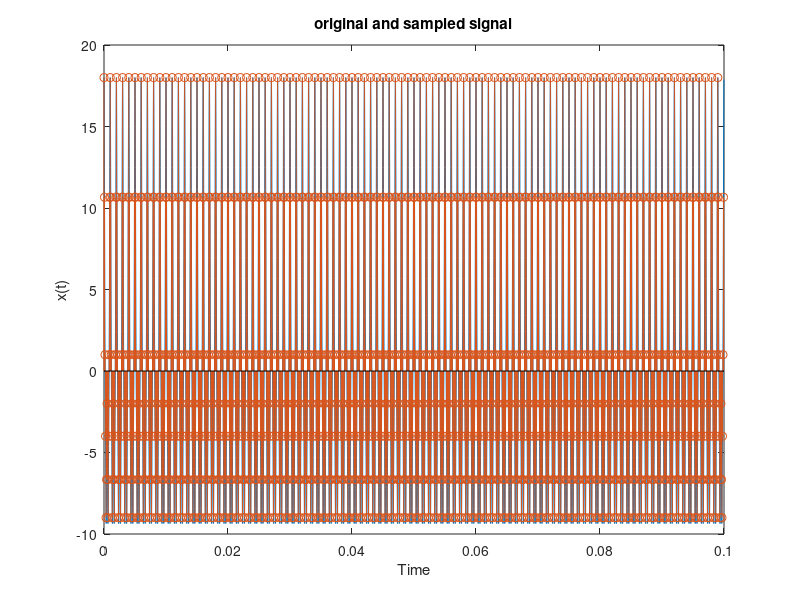

This chart was generated by the following MATLAB code: (Note: this script raises an error after producing the figure.)
Fs = 12e3;
t=0:0.01*10^-3:(100-0.01)*10^-3;
t1 = 0:1/Fs:(100-0.01)*10^-3;
x=10*cos(2*pi*1e3*t)+6*cos(2*pi*2*1e3*t)+2*cos(2*pi*4*1e3*t);
x1=10*cos(2*pi*1e3*t1)+6*cos(2*pi*2*1e3*t1)+2*cos(2*pi*4*1e3*t1);
plot(t,x);
hold on;
stem(t1,x1);
xlabel('Time');
ylabel('x(t)');
title('original and sampled signal');
%{
figure;
y= circshift(abs(fft(x))/10000,[0 5000]);
plot([-50000:10:49999], y);
xlabel('Frequency');
ylabel('|X(f)|');
ylabel('|X(f)|/N');
title('DFT of original signal');
%}

DFT(10000,12);
DFT(64,12);
DFT(128,12);
DFT(256,12);

DFT(10000,8);

